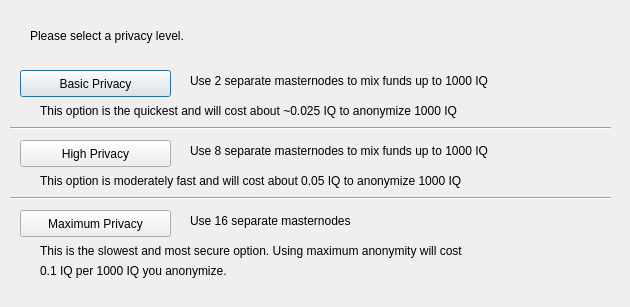
<?xml version="1.0" encoding="UTF-8"?>
<ui version="4.0">
 <class>DarksendConfig</class>
 <widget class="QDialog" name="DarksendConfig">
  <property name="geometry">
   <rect>
    <x>0</x>
    <y>0</y>
    <width>630</width>
    <height>307</height>
   </rect>
  </property>
  <property name="windowTitle">
   <string>Configure PrivateSend</string>
  </property>
  <widget class="QPushButton" name="buttonBasic">
   <property name="geometry">
    <rect>
     <x>20</x>
     <y>70</y>
     <width>151</width>
     <height>27</height>
    </rect>
   </property>
   <property name="text">
    <string>Basic Privacy</string>
   </property>
  </widget>
  <widget class="QPushButton" name="buttonHigh">
   <property name="geometry">
    <rect>
     <x>20</x>
     <y>140</y>
     <width>151</width>
     <height>27</height>
    </rect>
   </property>
   <property name="text">
    <string>High Privacy</string>
   </property>
  </widget>
  <widget class="QPushButton" name="buttonMax">
   <property name="geometry">
    <rect>
     <x>20</x>
     <y>210</y>
     <width>151</width>
     <height>27</height>
    </rect>
   </property>
   <property name="text">
    <string>Maximum Privacy</string>
   </property>
  </widget>
  <widget class="QLabel" name="label">
   <property name="geometry">
    <rect>
     <x>30</x>
     <y>20</y>
     <width>571</width>
     <height>31</height>
    </rect>
   </property>
   <property name="text">
    <string>Please select a privacy level.</string>
   </property>
  </widget>
  <widget class="QLabel" name="label_2">
   <property name="geometry">
    <rect>
     <x>190</x>
     <y>70</y>
     <width>421</width>
     <height>21</height>
    </rect>
   </property>
   <property name="text">
    <string>Use 2 separate masternodes to mix funds up to 1000 IQ</string>
   </property>
  </widget>
  <widget class="QLabel" name="label_3">
   <property name="geometry">
    <rect>
     <x>190</x>
     <y>140</y>
     <width>411</width>
     <height>21</height>
    </rect>
   </property>
   <property name="text">
    <string>Use 8 separate masternodes to mix funds up to 1000 IQ</string>
   </property>
  </widget>
  <widget class="QLabel" name="label_4">
   <property name="geometry">
    <rect>
     <x>190</x>
     <y>210</y>
     <width>421</width>
     <height>21</height>
    </rect>
   </property>
   <property name="text">
    <string>Use 16 separate masternodes</string>
   </property>
  </widget>
  <widget class="QLabel" name="label_6">
   <property name="geometry">
    <rect>
     <x>40</x>
     <y>100</y>
     <width>561</width>
     <height>21</height>
    </rect>
   </property>
   <property name="text">
    <string>This option is the quickest and will cost about ~0.025 IQ to anonymize 1000 IQ</string>
   </property>
  </widget>
  <widget class="QLabel" name="label_7">
   <property name="geometry">
    <rect>
     <x>40</x>
     <y>170</y>
     <width>561</width>
     <height>21</height>
    </rect>
   </property>
   <property name="text">
    <string>This option is moderately fast and will cost about 0.05 IQ to anonymize 1000 IQ</string>
   </property>
  </widget>
  <widget class="QLabel" name="label_8">
   <property name="geometry">
    <rect>
     <x>40</x>
     <y>240</y>
     <width>561</width>
     <height>21</height>
    </rect>
   </property>
   <property name="text">
    <string>This is the slowest and most secure option. Using maximum anonymity will cost</string>
   </property>
  </widget>
  <widget class="QLabel" name="label_9">
   <property name="geometry">
    <rect>
     <x>40</x>
     <y>260</y>
     <width>561</width>
     <height>21</height>
    </rect>
   </property>
   <property name="text">
    <string>0.1 IQ per 1000 IQ you anonymize.</string>
   </property>
  </widget>
  <widget class="Line" name="line">
   <property name="geometry">
    <rect>
     <x>10</x>
     <y>120</y>
     <width>601</width>
     <height>16</height>
    </rect>
   </property>
   <property name="orientation">
    <enum>Qt::Horizontal</enum>
   </property>
  </widget>
  <widget class="Line" name="line_2">
   <property name="geometry">
    <rect>
     <x>10</x>
     <y>190</y>
     <width>601</width>
     <height>16</height>
    </rect>
   </property>
   <property name="orientation">
    <enum>Qt::Horizontal</enum>
   </property>
  </widget>
 </widget>
 <resources/>
 <connections/>
</ui>
